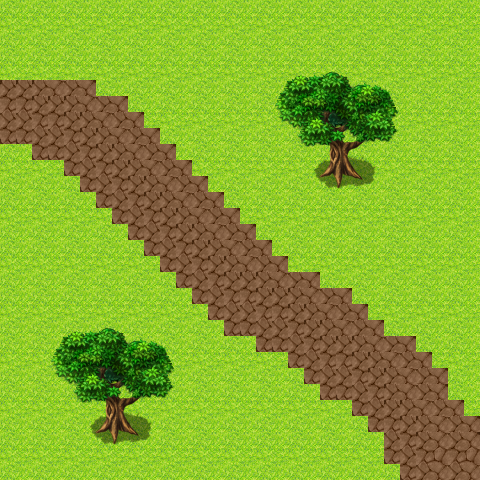

The image is a tile-based game level rendered from a .tmx file. Its description and complete source (layers, tilesets, objects, tile grids) follow:
An orthogonal 30x30 tile map with 16x16 px tiles, 2 tile layers (layer0, layer1).

<map version="1.0" tiledversion="1.1.6" orientation="orthogonal" renderorder="right-down" width="30" height="30" tilewidth="16" tileheight="16" infinite="0" nextobjectid="1">
 <tileset firstgid="1" name="background_T" tilewidth="16" tileheight="16" tilecount="1024" columns="32">
  <image source="background_T.png" width="512" height="512" />
 </tileset>
 <layer name="layer0" width="30" height="30">
  <data encoding="csv">
354,355,356,357,354,355,356,357,354,355,356,357,354,355,356,357,354,355,356,357,354,355,356,357,354,355,356,357,354,355,
386,387,388,389,386,387,388,389,386,387,388,389,386,387,388,389,386,387,388,389,386,387,388,389,386,387,388,389,386,387,
418,419,420,421,418,419,420,421,418,419,420,421,418,419,420,421,418,419,420,421,418,419,420,421,418,419,420,421,418,419,
354,355,356,357,354,355,356,357,354,355,356,357,354,355,356,357,354,355,356,357,354,355,356,357,354,355,356,357,354,355,
386,387,388,389,386,387,388,389,386,387,388,389,386,387,388,389,386,387,388,389,386,387,388,389,386,387,388,389,386,387,
13,13,13,14,15,16,420,421,418,419,420,421,418,419,420,421,418,419,420,421,418,419,420,421,418,419,420,421,418,419,
45,45,13,13,13,14,15,16,354,355,356,357,354,355,356,357,354,355,356,357,354,355,356,357,354,355,356,357,354,355,
77,77,45,45,13,13,14,15,16,387,388,389,386,387,388,389,386,387,388,389,386,387,388,389,386,387,388,389,386,387,
109,109,77,77,45,13,13,14,15,16,420,421,418,419,420,421,418,419,420,421,418,419,420,421,418,419,420,421,418,419,
354,355,109,109,77,45,13,13,14,15,16,357,354,355,356,357,354,355,356,357,354,355,356,357,354,355,356,357,354,355,
386,387,388,389,109,77,45,13,13,14,15,16,386,387,388,389,386,387,388,389,386,387,388,389,386,387,388,389,386,387,
418,419,420,421,418,109,77,45,13,13,14,15,16,419,420,421,418,419,420,421,418,419,420,421,418,419,420,421,418,419,
354,355,356,357,354,355,109,77,45,13,13,14,15,16,356,357,354,355,356,357,354,355,356,357,354,355,356,357,354,355,
386,387,388,389,386,387,388,109,77,45,13,13,14,15,16,389,386,387,388,389,386,387,388,389,386,387,388,389,386,387,
418,419,420,421,418,419,420,421,109,77,45,13,13,14,15,16,418,419,420,421,418,419,420,421,418,419,420,421,418,419,
354,355,356,357,354,355,356,357,354,109,77,45,13,13,14,15,16,355,356,357,354,355,356,357,354,355,356,357,354,355,
386,387,388,389,386,387,388,389,386,387,109,77,45,13,13,14,15,16,388,389,386,387,388,389,386,387,388,389,386,387,
418,419,420,421,418,419,420,421,418,419,420,109,77,45,13,13,13,14,15,16,418,419,420,421,418,419,420,421,418,419,
354,355,356,357,354,355,356,357,354,355,356,357,109,77,45,45,13,13,13,14,15,16,356,357,354,355,356,357,354,355,
386,387,388,389,386,387,388,389,386,387,388,389,386,109,77,77,45,45,13,13,14,15,16,389,386,387,388,389,386,387,
418,419,420,421,418,419,420,421,418,419,420,421,418,419,109,109,77,77,45,13,13,14,15,16,418,419,420,421,418,419,
354,355,356,357,354,355,356,357,354,355,356,357,354,355,356,357,109,109,77,45,13,13,13,14,15,16,356,357,354,355,
386,387,388,389,386,387,388,389,386,387,388,389,386,387,388,389,386,387,109,77,45,45,13,13,14,15,16,389,386,387,
418,419,420,421,418,419,420,421,418,419,420,421,418,419,420,421,418,419,420,109,77,77,45,13,13,14,15,16,418,419,
354,355,356,357,354,355,356,357,354,355,356,357,354,355,356,357,354,355,356,357,109,109,77,45,13,14,15,16,354,355,
386,387,388,389,386,387,388,389,386,387,388,389,386,387,388,389,386,387,388,389,386,387,109,77,13,13,14,15,16,387,
418,419,420,421,418,419,420,421,418,419,420,421,418,419,420,421,418,419,420,421,418,419,420,109,45,13,13,14,15,16,
354,355,356,357,354,355,356,357,354,355,356,357,354,355,356,357,354,355,356,357,354,355,356,357,77,45,13,14,15,16,
386,387,388,389,386,387,388,389,386,387,388,389,386,387,388,389,386,387,388,389,386,387,388,389,109,77,45,46,47,48,
418,419,420,421,418,419,420,421,418,419,420,421,418,419,420,421,418,419,420,421,418,419,420,421,418,109,77,78,79,80
</data>
 </layer>
 <layer name="layer1" width="30" height="30">
  <data encoding="csv">
0,0,0,0,0,0,0,0,0,0,0,0,0,0,0,0,0,0,0,0,0,0,0,0,0,0,0,0,0,0,
0,0,0,0,0,0,0,0,0,0,0,0,0,0,0,0,0,0,0,0,0,0,0,0,0,0,0,0,0,0,
0,0,0,0,0,0,0,0,0,0,0,0,0,0,0,0,0,0,0,0,0,0,0,0,0,0,0,0,0,0,
0,0,0,0,0,0,0,0,0,0,0,0,0,0,0,0,0,0,0,0,0,0,0,0,0,0,0,0,0,0,
0,0,0,0,0,0,0,0,0,0,0,0,0,0,0,0,0,17,18,19,20,21,22,23,24,0,0,0,0,0,
0,0,0,0,0,0,0,0,0,0,0,0,0,0,0,0,0,49,50,51,52,53,54,55,56,0,0,0,0,0,
0,0,0,0,0,0,0,0,0,0,0,0,0,0,0,0,0,81,82,83,84,85,86,87,88,0,0,0,0,0,
0,0,0,0,0,0,0,0,0,0,0,0,0,0,0,0,0,113,114,115,116,117,118,119,120,0,0,0,0,0,
0,0,0,0,0,0,0,0,0,0,0,0,0,0,0,0,0,145,146,147,148,149,150,151,152,0,0,0,0,0,
0,0,0,0,0,0,0,0,0,0,0,0,0,0,0,0,0,177,178,179,180,181,182,183,184,0,0,0,0,0,
0,0,0,0,0,0,0,0,0,0,0,0,0,0,0,0,0,209,210,211,212,213,214,215,216,0,0,0,0,0,
0,0,0,0,0,0,0,0,0,0,0,0,0,0,0,0,0,241,242,243,244,245,246,247,248,0,0,0,0,0,
0,0,0,0,0,0,0,0,0,0,0,0,0,0,0,0,0,0,0,0,0,0,0,0,0,0,0,0,0,0,
0,0,0,0,0,0,0,0,0,0,0,0,0,0,0,0,0,0,0,0,0,0,0,0,0,0,0,0,0,0,
0,0,0,0,0,0,0,0,0,0,0,0,0,0,0,0,0,0,0,0,0,0,0,0,0,0,0,0,0,0,
0,0,0,0,0,0,0,0,0,0,0,0,0,0,0,0,0,0,0,0,0,0,0,0,0,0,0,0,0,0,
0,0,0,0,0,0,0,0,0,0,0,0,0,0,0,0,0,0,0,0,0,0,0,0,0,0,0,0,0,0,
0,0,0,0,0,0,0,0,0,0,0,0,0,0,0,0,0,0,0,0,0,0,0,0,0,0,0,0,0,0,
0,0,0,0,0,0,0,0,0,0,0,0,0,0,0,0,0,0,0,0,0,0,0,0,0,0,0,0,0,0,
0,0,0,0,0,0,0,0,0,0,0,0,0,0,0,0,0,0,0,0,0,0,0,0,0,0,0,0,0,0,
0,0,0,17,18,19,20,21,22,23,24,0,0,0,0,0,0,0,0,0,0,0,0,0,0,0,0,0,0,0,
0,0,0,49,50,51,52,53,54,55,56,0,0,0,0,0,0,0,0,0,0,0,0,0,0,0,0,0,0,0,
0,0,0,81,82,83,84,85,86,87,88,0,0,0,0,0,0,0,0,0,0,0,0,0,0,0,0,0,0,0,
0,0,0,113,114,115,116,117,118,119,120,0,0,0,0,0,0,0,0,0,0,0,0,0,0,0,0,0,0,0,
0,0,0,145,146,147,148,149,150,151,152,0,0,0,0,0,0,0,0,0,0,0,0,0,0,0,0,0,0,0,
0,0,0,177,178,179,180,181,182,183,184,0,0,0,0,0,0,0,0,0,0,0,0,0,0,0,0,0,0,0,
0,0,0,209,210,211,212,213,214,215,216,0,0,0,0,0,0,0,0,0,0,0,0,0,0,0,0,0,0,0,
0,0,0,241,242,243,244,245,246,247,248,0,0,0,0,0,0,0,0,0,0,0,0,0,0,0,0,0,0,0,
0,0,0,0,0,0,0,0,0,0,0,0,0,0,0,0,0,0,0,0,0,0,0,0,0,0,0,0,0,0,
0,0,0,0,0,0,0,0,0,0,0,0,0,0,0,0,0,0,0,0,0,0,0,0,0,0,0,0,0,0
</data>
 </layer>
</map>
